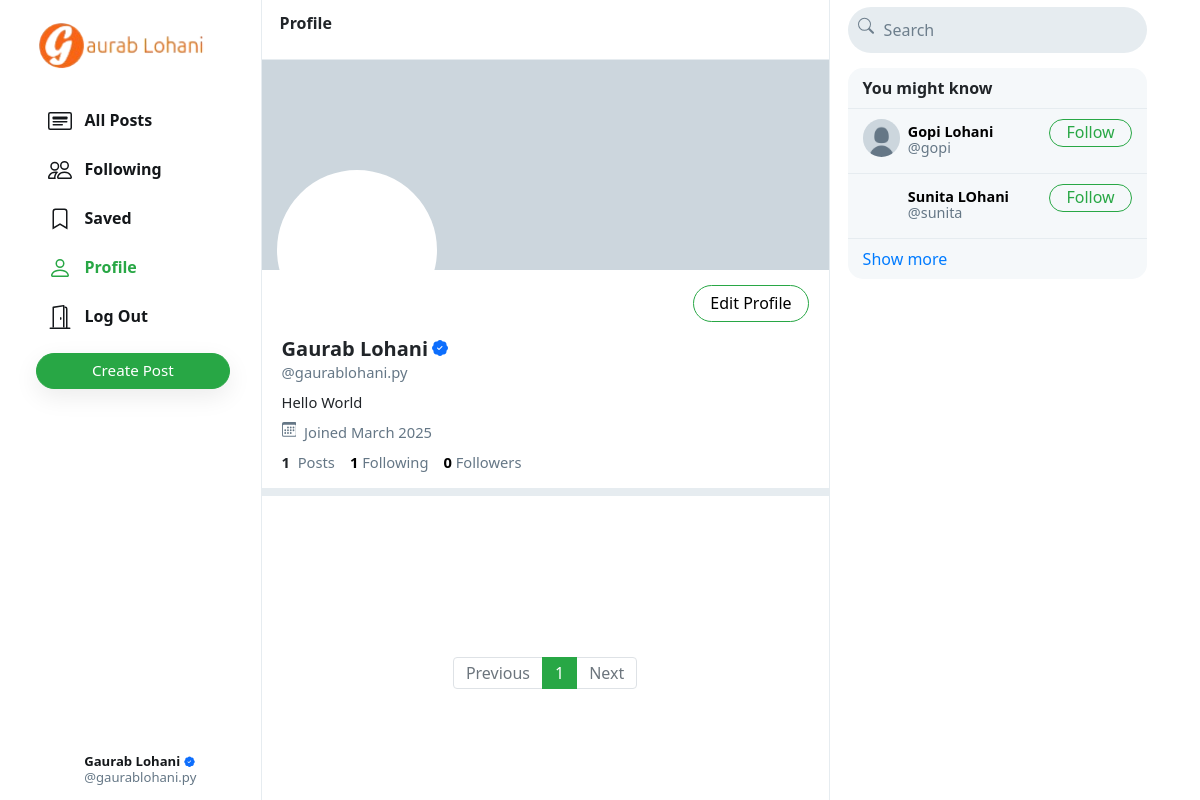
/gaurablohani.py/ (signed in), run on the app's committed database.
### control/models.py (models this page shows, shortened)
class User(AbstractUser):
    profile_pic = models.ImageField(upload_to='profile_pic/', default='media/defualt.jpg')
    bio = models.TextField(max_length=160, blank=True, null=True)
    cover = models.ImageField(upload_to='covers/', blank=True)

### control/views.py (the view)
# urls.py: path("<str:username>/", views.profile, name='profile'),
def profile(request, username):
    user = User.objects.get(username=username)
    all_posts = Post.objects.filter(creater=user).order_by('-date_created')
    paginator = Paginator(all_posts, 10)
    page_number = request.GET.get('page')
    if page_number == None:
        page_number = 1
    posts = paginator.get_page(page_number)
    followings = []
    suggestions = []
    follower = False
    if request.user.is_authenticated:
        followings = Follower.objects.filter(followers=request.user).values_list('user', flat=True)
        suggestions = User.objects.exclude(pk__in=followings).exclude(username=request.user.username).order_by("?")[:6]
        if request.user in Follower.objects.get(user=user).followers.all():
            follower = True
    follower_count = Follower.objects.get(user=user).followers.all().count()
    following_count = Follower.objects.filter(followers=user).count()
    return render(request, 'profile.html', {
        "username": user,
        "posts": posts,
        "posts_count": all_posts.count(),
        "suggestions": suggestions,
        "page": "profile",
        "is_follower": follower,
        "follower_count": follower_count,
        "following_count": following_count
    })

### control/templates/profile.html (shortened to what this page needs)
{% extends 'index.html' %}
{% load static %}
{% block profile %}
    <div class="profile-view" data-user="{{username.username}}">
        <div class="cover-image" style="background-image: url(/media/{{username.cover}})"></div>
        <div class="profile-image" style="background-image: url(/media/{{username.profile_pic}})"></div>
        <div class="profile-details">
            <div>
                {% if user.username == username.username %}
                {% if user == request.user %}
                <a href="{% url 'edit_profile' %}" class="btn btn-outline-success float-right" id="edit-profile-btn">Edit Profile</a>
                {% endif %}
                {% elif is_follower %}
                    <button class="btn btn-success float-right" onclick="unfollow_user(this,'{{username.username}}','edit_page')" id="following-btn">Following</button>
                {% else %}
                    <button class="btn btn-outline-success float-right" onclick="follow_user(this,'{{username.username}}','edit_page')" id="follow-btn">Follow</button>
                {% endif %}
            </div>
            <div class="details-data">
                <h5 style="display: flex; align-items: center;">
                    {{ username.first_name }} {{ username.last_name }}
                    {% if username.is_staff %}
                        <i class="bi bi-patch-check-fill verified-badge" title="Verified Staff"></i>
                    {% endif %}
                </h5>
                <div class="grey">@{{username.username}}</div>
                <div class="bio">
                    {% if username.bio is not None %}
                        {{username.bio}}
                    {% endif %}
                </div>
                <div class="grey" style="padding: 8px 0px;">
                    &nbsp;Joined {{username.date_joined | date:"F Y"}}
                </div>
                <div>
                    <strong>
                        {{posts_count}}
                    </strong>
                    &nbsp;<span class="grey">Posts</span>
                    <a href="#">
                        <strong id="following__count">{{following_count | default:0}}</strong>&nbsp;<span class="grey">Following</span>
                    </a>
                    <a href="#">
                        <strong id="follower__count">{{follower_count | default:0}}</strong>&nbsp;<span class="grey">Followers</span>
                    </a>
                </div>
            </div>
        </div>
    </div>
    <div class="space"></div>
{% endblock %}

### control/templates/layout.html (shortened to what this page needs)
{% load static %}
<!DOCTYPE html>
<html lang="en">
    <head>
        <link rel="stylesheet" href="https://stackpath.bootstrapcdn.com/bootstrap/4.4.1/css/bootstrap.min.css">
        <link href="{% static 'network/styles.css' %}" rel="stylesheet">
        <link rel="stylesheet" href="https://cdn.jsdelivr.net/npm/bootstrap-icons@1.11.3/font/bootstrap-icons.min.css">
    </head>
    <body>
        <div class="body" data-page="{{page}}">
            <div class="sidenav">
                <a href="{% url 'index' %}" class="navbar-brand">
                    <img src="{% static 'network/Images/download.png' %}" height="50px">
                </a>
                <div style="height: 100%;">
                    <div>
                        <div>
                            <ul>
                                <li class="nav-item" id="all_posts">
                                <a href="{% url 'index' %}" class="nav-link">
                                    <div>
                                        &nbsp;&nbsp;All Posts
                                    </div>
                                </a>
                                </li>
                                {% if user.is_authenticated %}
                                    <li class="nav-item" id="following">
                                        <a href="{% url 'following' %}" class="nav-link">
                                            <div>
                                                &nbsp;&nbsp;Following
                                            </div>
                                        </a>
                                    </li>
                                    <li class="nav-item" id="saved">
                                        <a href="{% url 'saved' %}" class="nav-link">
                                            <div>
                                                <svg width="1.5em" height="1.5em" viewBox="0 0 16 16" class="bi bi-bookmark" fill="currentColor" xmlns="http://www.w3.org/2000/svg">
                                                    <path fill-rule="evenodd" d="M8 12l5 3V3a2 2 0 0 0-2-2H5a2 2 0 0 0-2 2v12l5-3zm-4 1.234l4-2.4 4 2.4V3a1 1 0 0 0-1-1H5a1 1 0 0 0-1 1v10.234z"/>
                                                  </svg>
                                                &nbsp;&nbsp;Saved
                                            </div>
                                        </a>
                                    </li>
                                    <li class="nav-item" id="profile">
                                        <a href="{% url 'profile' user.username %}" class="nav-link">
                                            <div>
                                                &nbsp;&nbsp;Profile
                                            </div>
                                        </a>
                                    </li>
                                    <li class="nav-item" id="logout">
                                        <a href="{% url 'logout' %}" class="nav-link">
                                            <div>
                                                &nbsp;&nbsp;Log Out
                                            </div>
                                        </a>
                                    </li>
                                {% endif %}
                            </ul>
                        </div>
                        {% if user.is_authenticated %}
                            <button id="popup-btn" class="btn btn-success new-post-btn" onclick="createpost()">Create Post</button>
                        {% endif %}
                    </div>
                    <div style="position: absolute; bottom: 10px;">
                        {% if user.is_authenticated %}
                            <li class="nav-item sidenav-user">
                                <a href="{% url 'profile' user.username %}" class="nav-link">
                                    <div class="user_account">
                                        <div class="small-profilepic" style="float: left; background-image: url(/media/{{user.profile_pic}})"></div>
                                        <div style="height: 2.7vw; margin: auto;">
                                            <div style="margin-top: 4px;"><strong style="display: flex;align-items: center;">{{user.first_name}} {{user.last_name}}{% if user.is_staff %}
                                                <i class="bi bi-patch-check-fill verified-badge" title="Verified Staff"></i>
                                            {% endif %}</strong></div>
                                            <div class="grey" style="margin-top: 4px;">@{{ user.username }}</div>
                                        </div>
                                    </div>
                                </a>
                            </li>
                        {% endif %}
                    </div>
                </div>
            </div>
            {% block body %}
            {% endblock %}
            <div class="right-div">
                <nav class="head">
                    <form action="#">
                        <div class="search-div">
                            <div>
                            </div>
                            <input type="text" name="query" id="search-box" placeholder="Search ">
                        </div>
                    </form>
                </nav>
                <div class='right-div-content'>
                    <div class="space" style="background-color: white;"></div>
                    {% if user.is_authenticated %}
                        <div class="suggestion-box">
                            <div class="suggestion-header">
                                You might know
                            </div>
                            {% for suggestion in suggestions %}
                                <div class="suggestion-user">
                                    <div>
                                        <a href="{% url 'profile' suggestion.username %}">
                                            <div class="small-profilepic" style="background-image: url(/media/{{suggestion.profile_pic}})"></div>
                                        </a>
                                    </div>
                                    <div class="user-details">
                                        <a href="{% url 'profile' suggestion.username %}">
                                            <div id="user-name">
                                                <strong style="display:flex;">
                                                    {{suggestion.first_name}} {{suggestion.last_name}}
                                                </strong>
                                            </div>
                                            <div class="grey">@{{suggestion.username}}</div>
                                        </a>
                                    </div>
                                    <div>
                                        <button class="btn btn-outline-success" type="button" onclick="follow_user(this,'{{suggestion.username}}','suggestion')">Follow</button>
                                    </div>
                                </div>
                            {% empty %}
                                    <div style="text-align: center; border-bottom: .5px solid #e6ecf0; padding: 10px 15px;">
                                        <span class="grey" style="font-size: .9em;">No suggestions available.</span>
                                    </div>
                            {% endfor %}
                            <div class="suggestion-footer">
                                <a href="#">Show more</a>
                            </div>
                        </div>
                    {% endif %}
                </div>
            </div>
        </div>
    </body>
</html>

### control/static/network/styles.css (style rules this page uses)
.verified-badge { color: #0d6efd; font-size: 0.8em; margin-left: 0.25rem; vertical-align: super; }
.body { display: flex; min-height: 100%; font-family: system-ui, sans-serif; }
.btn { border-radius: 20px; padding: 0.32rem 1rem 0.375rem 1rem; }
.btn, .btn:focus, .btn:active { box-shadow: none !important; -webkit-box-shadow: none !important; }
.grey { color: #657786; }
svg { vertical-align: text-top; }
.sidenav { height: 100%; width: 21.8%; position: fixed; top: 0; left: 0; padding: 15px; list-style: none; border-right: .5px solid #e6ecf0; z-index: 100; padding-left: 3%; background-color: white; }
.sidenav ul { list-style: none; padding-left: 0px; margin-top: 3vh; }
.sidenav li { margin-top: 7px; }
.sidenav .nav-link { color: #14171a; line-height: .7em; font-weight: 700; padding: 0px; }
.sidenav .nav-link > div { padding: 10px 20px 8px 12px; border-radius: 25px; line-height: 0.9em; width: max-content; }
.new-post-btn { padding-left: 55px !important; padding-right: 55px !important; font-size: .95em; font-weight: 530; box-shadow: rgba(0, 0, 0, 0.08) 0px 8px 24px !important; }
.user_account { display: flex; font-size: .82rem; font-weight: normal; padding-top: 3px !important; padding-bottom: 3px !important; padding-left: 3px !important; }
.user_account .small-profilepic { transform: scale(.82); margin-left: auto; margin-top: auto; }
.active a { color: #28a745 !important; }
.head { height: 7.5vh; }
.small-profilepic { width: 3.1vw; height: 3.1vw; border-radius: 9999px; overflow: hidden; margin-right: 8px; background-size: cover; background-repeat: no-repeat; background-position: center; box-sizing: content-box; }
.space { height: 8px; background-color: #e6ecf0; }
.cover-image { height: 210px; background-size: cover; background-position: center; background-repeat: no-repeat; background-color: #ccd6dd; }
.profile-image { width: 160px; height: 160px; position: absolute; left: 15px; top: 110px; border-radius: 99999px; border: 4px solid white; background-size: cover; background-repeat: no-repeat; background-position: center; background-color: white; }
.profile-details { padding: 15px 20px; }
.profile-details > .details-data { margin-top: 52px; font-size: .92em; }
.profile-details h5 { font-weight: 800; margin-bottom: 0px; }
.profile-details a { color: black; text-decoration: none; }
.bio { margin-top: 8px; }
.right-div { width: 28%; height: 100vh; position: fixed; right: 2.95%; border-left: .5px solid #e6ecf0; background-color: white; }
.right-div .head { padding: .9vh 1.5vw; }
.right-div .search-div { margin-left: auto; margin-right: auto; display: flex; border-radius: 25px; background-color: #e6ecf0; padding-left: 10px; padding-right: 10px; vertical-align: middle; }
#search-box { height: 5.7vh; border: none; background: none; outline: none; width: 100%; margin-left: 8px; }
#search-box::placeholder { color: #6d7e8c; }
.right-div-content { height: 92.5vh; overflow: auto; padding-left: 1.5vw; padding-right: 1.5vw; }
.suggestion-box, .guest-box { border-radius: 15px; overflow: hidden; background-color: #f5f8fa; }
.suggestion-header { padding: 13px 15px; line-height: .9em; font-weight: 800; border-bottom: .5px solid #e6ecf0; }
.suggestion-user { display: flex; padding: 10px 15px; font-size: .9em; border-bottom: .5px solid #e6ecf0; }
.suggestion-user a { color: black; text-decoration: none; }
.user-details { flex: 1; line-height: 1.1em; padding: 5px 0px 7px 0px; }
.suggestion-user .btn { padding: 0em 1em .09em 1em; }
.suggestion-footer { padding: 13px 15px; line-height: .9em; }
.suggestion-footer a { text-decoration: none; }

### data on the page
User: first_name "Gaurab", last_name "Lohani", username "gaurablohani.py", bio "Hello World", date_joined "March 2025"
User: profile_pic (placeholder picture), first_name "Gopi", last_name "Lohani", username "gopi"
User: first_name "Sunita", last_name "LOhani", username "sunita"

### other printed values
{{ posts_count }} "1"
{{ following_count | default:0 }} "1"
{{ follower_count | default:0 }} "0"
{{ each }} "1"
